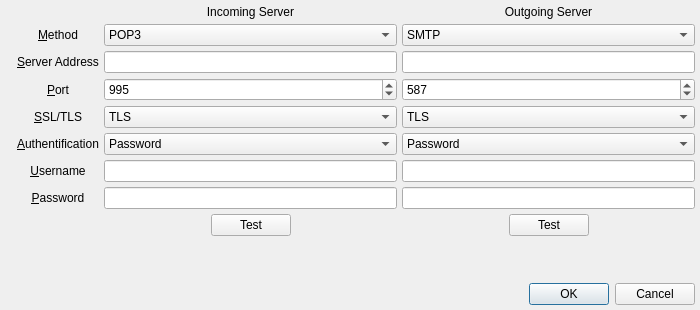
<?xml version="1.0" encoding="UTF-8"?>
<ui version="4.0">
 <class>poptasticsettings</class>
 <widget class="QDialog" name="poptasticsettings">
  <property name="geometry">
   <rect>
    <x>0</x>
    <y>0</y>
    <width>700</width>
    <height>310</height>
   </rect>
  </property>
  <property name="windowTitle">
   <string>Dialog</string>
  </property>
  <property name="windowIcon">
   <iconset resource="../Icons/icons.qrc">
    <normaloff>:/Logo/goldbug.png</normaloff>:/Logo/goldbug.png</iconset>
  </property>
  <layout class="QVBoxLayout" name="verticalLayout">
   <property name="spacing">
    <number>5</number>
   </property>
   <property name="margin">
    <number>5</number>
   </property>
   <item>
    <layout class="QHBoxLayout" name="horizontalLayout_4">
     <property name="spacing">
      <number>5</number>
     </property>
     <item>
      <widget class="QLabel" name="label_6">
       <property name="maximumSize">
        <size>
         <width>256</width>
         <height>256</height>
        </size>
       </property>
       <property name="text">
        <string/>
       </property>
       <property name="pixmap">
        <pixmap resource="../Icons/icons.qrc">:/Logo/poptastic.png</pixmap>
       </property>
       <property name="scaledContents">
        <bool>true</bool>
       </property>
      </widget>
     </item>
     <item>
      <layout class="QGridLayout" name="gridLayout_2">
       <property name="spacing">
        <number>5</number>
       </property>
       <item row="1" column="1">
        <widget class="QComboBox" name="in_method">
         <property name="sizeAdjustPolicy">
          <enum>QComboBox::AdjustToContents</enum>
         </property>
         <item>
          <property name="text">
           <string>POP3</string>
          </property>
         </item>
        </widget>
       </item>
       <item row="6" column="3">
        <widget class="QComboBox" name="out_authentication">
         <property name="sizeAdjustPolicy">
          <enum>QComboBox::AdjustToContents</enum>
         </property>
         <item>
          <property name="text">
           <string>Password</string>
          </property>
         </item>
        </widget>
       </item>
       <item row="6" column="1">
        <widget class="QComboBox" name="in_authentication">
         <property name="sizeAdjustPolicy">
          <enum>QComboBox::AdjustToContents</enum>
         </property>
         <item>
          <property name="text">
           <string>Password</string>
          </property>
         </item>
        </widget>
       </item>
       <item row="8" column="1">
        <widget class="QLineEdit" name="in_password">
         <property name="echoMode">
          <enum>QLineEdit::Password</enum>
         </property>
        </widget>
       </item>
       <item row="6" column="0">
        <widget class="QLabel" name="label_7">
         <property name="text">
          <string>&amp;Authentification</string>
         </property>
         <property name="alignment">
          <set>Qt::AlignCenter</set>
         </property>
         <property name="buddy">
          <cstring>in_authentication</cstring>
         </property>
        </widget>
       </item>
       <item row="5" column="1">
        <widget class="QComboBox" name="in_ssltls">
         <property name="currentIndex">
          <number>2</number>
         </property>
         <property name="sizeAdjustPolicy">
          <enum>QComboBox::AdjustToContents</enum>
         </property>
         <item>
          <property name="text">
           <string notr="true">None</string>
          </property>
         </item>
         <item>
          <property name="text">
           <string notr="true">SSL</string>
          </property>
         </item>
         <item>
          <property name="text">
           <string notr="true">TLS</string>
          </property>
         </item>
        </widget>
       </item>
       <item row="2" column="1">
        <widget class="QLineEdit" name="in_server_address"/>
       </item>
       <item row="7" column="1">
        <widget class="QLineEdit" name="in_username"/>
       </item>
       <item row="4" column="1">
        <widget class="QSpinBox" name="in_server_port">
         <property name="minimum">
          <number>1</number>
         </property>
         <property name="maximum">
          <number>65535</number>
         </property>
         <property name="value">
          <number>995</number>
         </property>
        </widget>
       </item>
       <item row="8" column="0">
        <widget class="QLabel" name="label_9">
         <property name="text">
          <string>&amp;Password</string>
         </property>
         <property name="alignment">
          <set>Qt::AlignCenter</set>
         </property>
         <property name="buddy">
          <cstring>in_password</cstring>
         </property>
        </widget>
       </item>
       <item row="1" column="3">
        <widget class="QComboBox" name="out_method">
         <property name="sizeAdjustPolicy">
          <enum>QComboBox::AdjustToContents</enum>
         </property>
         <item>
          <property name="text">
           <string>SMTP</string>
          </property>
         </item>
        </widget>
       </item>
       <item row="7" column="3">
        <widget class="QLineEdit" name="out_username"/>
       </item>
       <item row="8" column="3">
        <widget class="QLineEdit" name="out_password">
         <property name="echoMode">
          <enum>QLineEdit::Password</enum>
         </property>
        </widget>
       </item>
       <item row="1" column="0">
        <widget class="QLabel" name="label_10">
         <property name="text">
          <string>&amp;Method</string>
         </property>
         <property name="alignment">
          <set>Qt::AlignCenter</set>
         </property>
         <property name="buddy">
          <cstring>in_method</cstring>
         </property>
        </widget>
       </item>
       <item row="0" column="3">
        <widget class="QLabel" name="label_2">
         <property name="text">
          <string>Outgoing Server</string>
         </property>
         <property name="alignment">
          <set>Qt::AlignCenter</set>
         </property>
        </widget>
       </item>
       <item row="2" column="3">
        <widget class="QLineEdit" name="out_server_address"/>
       </item>
       <item row="0" column="1">
        <widget class="QLabel" name="label">
         <property name="text">
          <string>Incoming Server</string>
         </property>
         <property name="alignment">
          <set>Qt::AlignCenter</set>
         </property>
        </widget>
       </item>
       <item row="5" column="3">
        <widget class="QComboBox" name="out_ssltls">
         <property name="currentIndex">
          <number>2</number>
         </property>
         <property name="sizeAdjustPolicy">
          <enum>QComboBox::AdjustToContents</enum>
         </property>
         <item>
          <property name="text">
           <string notr="true">None</string>
          </property>
         </item>
         <item>
          <property name="text">
           <string notr="true">SSL</string>
          </property>
         </item>
         <item>
          <property name="text">
           <string notr="true">TLS</string>
          </property>
         </item>
        </widget>
       </item>
       <item row="9" column="1">
        <layout class="QHBoxLayout" name="horizontalLayout">
         <property name="spacing">
          <number>5</number>
         </property>
         <item>
          <spacer name="horizontalSpacer">
           <property name="orientation">
            <enum>Qt::Horizontal</enum>
           </property>
           <property name="sizeHint" stdset="0">
            <size>
             <width>40</width>
             <height>20</height>
            </size>
           </property>
          </spacer>
         </item>
         <item>
          <widget class="QPushButton" name="testpop3">
           <property name="text">
            <string>Test</string>
           </property>
          </widget>
         </item>
         <item>
          <spacer name="horizontalSpacer_2">
           <property name="orientation">
            <enum>Qt::Horizontal</enum>
           </property>
           <property name="sizeHint" stdset="0">
            <size>
             <width>40</width>
             <height>20</height>
            </size>
           </property>
          </spacer>
         </item>
        </layout>
       </item>
       <item row="4" column="3">
        <widget class="QSpinBox" name="out_server_port">
         <property name="minimum">
          <number>1</number>
         </property>
         <property name="maximum">
          <number>65535</number>
         </property>
         <property name="value">
          <number>587</number>
         </property>
        </widget>
       </item>
       <item row="4" column="0">
        <widget class="QLabel" name="label_5">
         <property name="text">
          <string>&amp;Port</string>
         </property>
         <property name="alignment">
          <set>Qt::AlignCenter</set>
         </property>
         <property name="buddy">
          <cstring>in_server_port</cstring>
         </property>
        </widget>
       </item>
       <item row="7" column="0">
        <widget class="QLabel" name="label_8">
         <property name="text">
          <string>&amp;Username</string>
         </property>
         <property name="alignment">
          <set>Qt::AlignCenter</set>
         </property>
         <property name="buddy">
          <cstring>in_username</cstring>
         </property>
        </widget>
       </item>
       <item row="2" column="0">
        <widget class="QLabel" name="label_4">
         <property name="text">
          <string>&amp;Server Address</string>
         </property>
         <property name="alignment">
          <set>Qt::AlignCenter</set>
         </property>
         <property name="buddy">
          <cstring>in_server_address</cstring>
         </property>
        </widget>
       </item>
       <item row="5" column="0">
        <widget class="QLabel" name="label_3">
         <property name="text">
          <string>&amp;SSL/TLS</string>
         </property>
         <property name="alignment">
          <set>Qt::AlignCenter</set>
         </property>
         <property name="buddy">
          <cstring>in_ssltls</cstring>
         </property>
        </widget>
       </item>
       <item row="9" column="3">
        <layout class="QHBoxLayout" name="horizontalLayout_2">
         <property name="spacing">
          <number>5</number>
         </property>
         <item>
          <spacer name="horizontalSpacer_3">
           <property name="orientation">
            <enum>Qt::Horizontal</enum>
           </property>
           <property name="sizeHint" stdset="0">
            <size>
             <width>40</width>
             <height>20</height>
            </size>
           </property>
          </spacer>
         </item>
         <item>
          <widget class="QPushButton" name="testsmtp">
           <property name="text">
            <string>Test</string>
           </property>
          </widget>
         </item>
         <item>
          <spacer name="horizontalSpacer_4">
           <property name="orientation">
            <enum>Qt::Horizontal</enum>
           </property>
           <property name="sizeHint" stdset="0">
            <size>
             <width>40</width>
             <height>20</height>
            </size>
           </property>
          </spacer>
         </item>
        </layout>
       </item>
      </layout>
     </item>
    </layout>
   </item>
   <item>
    <spacer name="verticalSpacer">
     <property name="orientation">
      <enum>Qt::Vertical</enum>
     </property>
     <property name="sizeHint" stdset="0">
      <size>
       <width>20</width>
       <height>40</height>
      </size>
     </property>
    </spacer>
   </item>
   <item>
    <widget class="QDialogButtonBox" name="buttonBox">
     <property name="orientation">
      <enum>Qt::Horizontal</enum>
     </property>
     <property name="standardButtons">
      <set>QDialogButtonBox::Cancel|QDialogButtonBox::Ok</set>
     </property>
    </widget>
   </item>
  </layout>
 </widget>
 <tabstops>
  <tabstop>in_method</tabstop>
  <tabstop>out_method</tabstop>
  <tabstop>in_server_address</tabstop>
  <tabstop>out_server_address</tabstop>
  <tabstop>in_server_port</tabstop>
  <tabstop>out_server_port</tabstop>
  <tabstop>in_ssltls</tabstop>
  <tabstop>out_ssltls</tabstop>
  <tabstop>in_authentication</tabstop>
  <tabstop>out_authentication</tabstop>
  <tabstop>in_username</tabstop>
  <tabstop>out_username</tabstop>
  <tabstop>in_password</tabstop>
  <tabstop>out_password</tabstop>
  <tabstop>testpop3</tabstop>
  <tabstop>testsmtp</tabstop>
  <tabstop>buttonBox</tabstop>
 </tabstops>
 <resources>
  <include location="../Icons/icons.qrc"/>
 </resources>
 <connections>
  <connection>
   <sender>buttonBox</sender>
   <signal>accepted()</signal>
   <receiver>poptasticsettings</receiver>
   <slot>accept()</slot>
   <hints>
    <hint type="sourcelabel">
     <x>357</x>
     <y>293</y>
    </hint>
    <hint type="destinationlabel">
     <x>157</x>
     <y>274</y>
    </hint>
   </hints>
  </connection>
  <connection>
   <sender>buttonBox</sender>
   <signal>rejected()</signal>
   <receiver>poptasticsettings</receiver>
   <slot>reject()</slot>
   <hints>
    <hint type="sourcelabel">
     <x>425</x>
     <y>293</y>
    </hint>
    <hint type="destinationlabel">
     <x>286</x>
     <y>274</y>
    </hint>
   </hints>
  </connection>
 </connections>
</ui>
